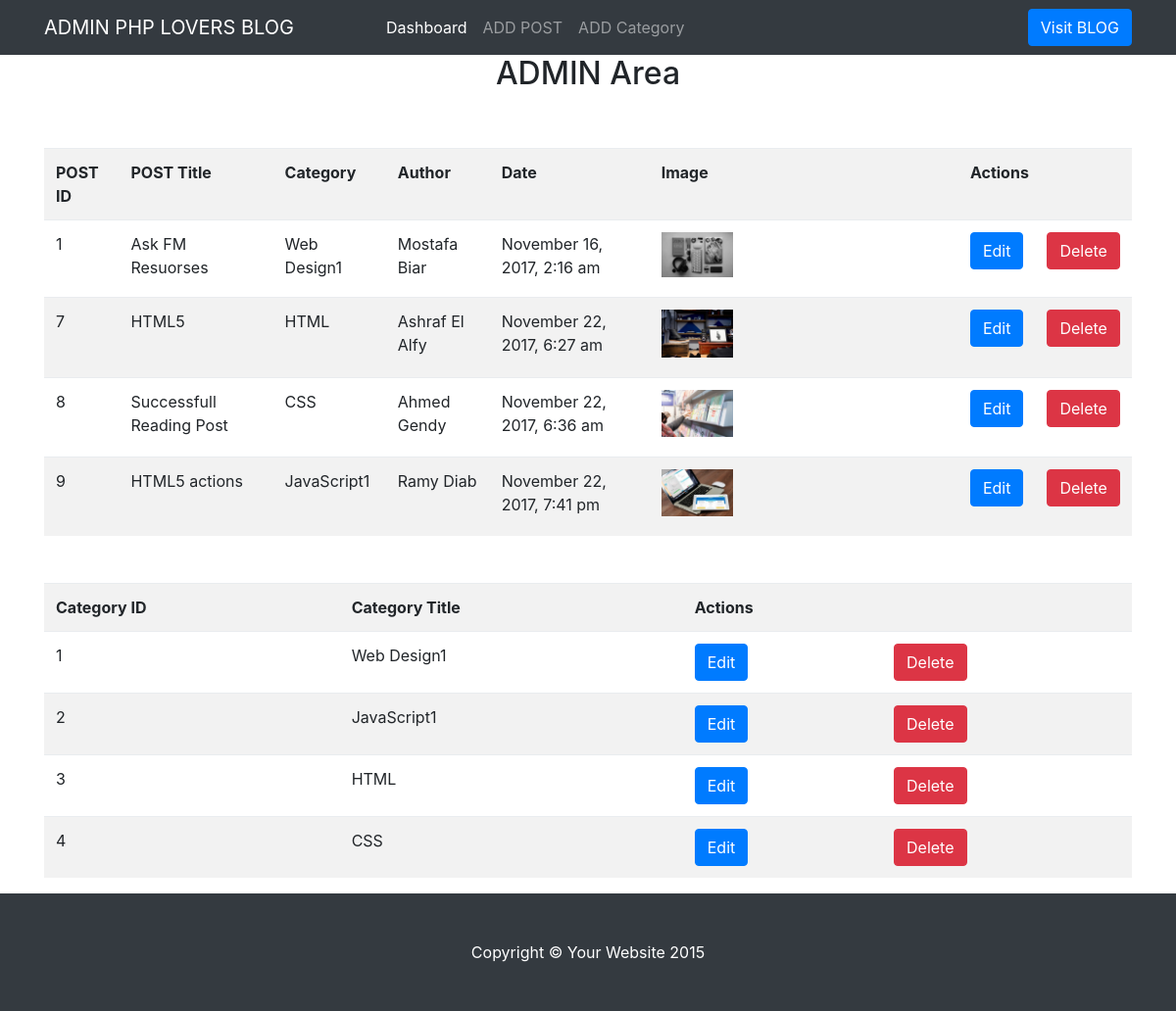
The app's page /admin/index.php with its own data.
### tables this page shows
CREATE TABLE `posts` (
  `id` int(11) NOT NULL,
  `category` int(11) NOT NULL,
  `title` varchar(255) NOT NULL,
  `body` text NOT NULL,
  `author` varchar(255) NOT NULL,
  `tags` varchar(255) NOT NULL,
  `date` timestamp NOT NULL DEFAULT CURRENT_TIMESTAMP,
  `img` text NOT NULL
);

CREATE TABLE `categories` (
  `id` int(11) NOT NULL,
  `name` varchar(255) NOT NULL
);

### admin/init.php (called while the page is built, shortened)
<?php
include("../includes/libraries/connect.php");
include("../includes/helpers/format_helper.php");
$css = "../Design/css/";
$img = "../Design/images/";
?>

### includes/libraries/connect.php (called while the page is built, shortened)
<?php
class DBConnect{
    public $host    =DB_HOST;
    public $username=DB_USER;
    public $password=DB_PASS;
    public $db_name =DB_NAME;
    public $link;
      private function connect(){
          $this->link = new mysqli($this->host,$this->username,$this->password,$this->db_name);
      }
      public function select($query){
        $result = $this->link->query($query) or die('Can\'t Show This Data Form DataBase'.$this->link->error.__LINE__);
        if($result->num_rows >0){
            return $result;
        }else{
            return false;
        }
      }
   }
?>

### includes/helpers/format_helper.php (called while the page is built, shortened)
<?php
    function formatDate($date){
        return date('F j, Y, g:i a',strtotime($date));
    }
?>

### admin/index.php (the view, shortened to what this page needs)
<?php include "init.php";       ?>
<?php include $tpl."header.php";?>
<?php
    $db = new DBConnect();
    $query ="SELECT posts.*,categories.name FROM posts
    INNER JOIN categories
    ON posts.category = categories.id";
    $post =$db->select($query);
    $query = "SELECT * FROM categories";
    $category =$db->select($query);
 ?>
   <div class="container admin_content">
    <table class="table table-striped my-5">
        <tr>
            <th>POST ID   </th>
            <th>POST Title</th>
            <th>Category  </th>
            <th>Author    </th>
            <th>Date      </th>
            <th>Image     </th>
            <th colspan="2">Actions</th>
        </tr>
       <?php while($row = $post->fetch_assoc()){ ?>
        <tr>
           <td><?php echo $row['id'      ];                                          ?></td>
           <td><?php echo $row['title'   ];                                          ?></td>
           <td><?php echo $row['name'    ];                                          ?></td>
           <td><?php echo $row['author'  ];                                          ?></td>
           <td><?php echo formatDate($row['date'    ]);                              ?></td>
           <td><img class="figure-img caption" src="<?php echo $img.$row['img']; ?>" /></td>
           <td><a href="edit_post.php?id=<?php echo urlencode($row['id']); ?>" class="btn btn-primary">Edit</a></td>
           <td><a href="index.php?id=<?php echo urlencode($row['id']); ?>&action=delete" class="btn btn-danger">Delete</a></td>
        </tr>
        <?php } ?>
    </table>
     <table class="table table-striped my-3">
        <tr>
            <th>Category ID   </th>
            <th>Category Title</th>
            <th colspan="2">Actions       </th>
        </tr>
       <?php while($row = $category->fetch_assoc()){ ?>
        <tr>
           <td><?php echo $row['id'  ];   ?></td>
           <td><?php echo $row['name'];   ?></td>
           <td><a class="btn btn-primary" href="edit_category.php?id=<?php echo urlencode($row['id']); ?>">Edit</a></td>
           <td><a href="index.php?id=<?php echo urlencode($row['id']);?>&action=deletecat" class="btn btn-danger">Delete</a></td>
        </tr>
       <?php } ?>
    </table>
</div>
<?php include $tpl."footer.php"; ?>

### admin/includes/templates/header.php (shortened to what this page needs)
<!DOCTYPE html>
<html lang="en">
  <head>
    <link href="<?php echo $css?>bootstrap.min.css" rel="stylesheet">
    <link href="<?php echo $css?>blog-home.css" rel="stylesheet">
  </head>
  <body>
    <nav class="navbar navbar-expand-lg navbar-dark bg-dark fixed-top">
      <div class="container">
        <a class="navbar-brand" href="#">ADMIN PHP LOVERS BLOG</a>
        <div class="collapse navbar-collapse" id="navbarResponsive">
          <ul class="navbar-nav">
            <li class="nav-item active">
              <a class="nav-link" href="index.php">Dashboard <span class="sr-only">(current)</span></a>
            </li>
            <li class="nav-item">
              <a class="nav-link" href="add_post.php">ADD POST</a>
            </li>
            <li class="nav-item">
              <a class="nav-link" href="add_category.php">ADD Category</a>
            </li>
          </ul>
          <a class="btn btn-primary  ml-auto" href="../index.php">Visit BLOG</a>
        </div>
      </div>
    </nav>
   <div class="container">
    <div class="header">
    <h2 class="text-center"> ADMIN Area </h2>
    </div>
    <div class="row">
      <div class="col-sm-12 main">
      </div>
    </div>
</div>

### admin/includes/templates/footer.php (shortened to what this page needs)
    <footer class="py-5 bg-dark">
      <div class="container">
        <p class="m-0 text-center text-white">Copyright &copy; Your Website 2015</p>
      </div>
    </footer>
  </body>
</html>

### Design/css/blog-home.css (style rules this page uses)
body { padding-top: 54px; }
@media (min-width: 992px) { body { padding-top: 56px; } }
.navbar-dark .navbar-nav .active>.nav-link, .navbar-dark .navbar-nav .nav-link.active, .navbar-dark .navbar-nav .nav-link.show, .navbar-dark .navbar-nav .show>.nav-link { margin-left: 70px; }
.admin_content { min-height: 412px; }
img.caption { width: 25%; }

### records on screen
posts: id "1", title "Ask FM Resuorses", categories.name "Web Design1", author "Mostafa Biar", date "November 16, 2017, 2:16 am", img (picture)
posts: id "7", title "HTML5", categories.name "HTML", author "Ashraf El Alfy", date "November 22, 2017, 6:27 am", shows a picture
posts: id "8", title "Successfull Reading Post", categories.name "CSS", author "Ahmed Gendy", date "November 22, 2017, 6:36 am", shows a picture
posts: id "9", title "HTML5 actions", categories.name "JavaScript1", author "Ramy Diab", date "November 22, 2017, 7:41 pm", img (picture)
categories: id "1", name "Web Design1"
categories: id "2", name "JavaScript1"
categories: id "3", name "HTML"
categories: id "4", name "CSS"
